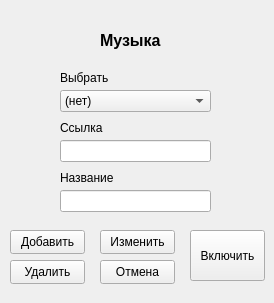
<?xml version="1.0" encoding="UTF-8"?>
<ui version="4.0">
 <class>Form</class>
 <widget class="QWidget" name="Form">
  <property name="geometry">
   <rect>
    <x>0</x>
    <y>0</y>
    <width>274</width>
    <height>303</height>
   </rect>
  </property>
  <property name="windowTitle">
   <string>Form</string>
  </property>
  <widget class="QLabel" name="label">
   <property name="geometry">
    <rect>
     <x>100</x>
     <y>30</y>
     <width>71</width>
     <height>21</height>
    </rect>
   </property>
   <property name="font">
    <font>
     <pointsize>12</pointsize>
     <bold>true</bold>
    </font>
   </property>
   <property name="text">
    <string>Музыка</string>
   </property>
  </widget>
  <widget class="QComboBox" name="cb_music">
   <property name="geometry">
    <rect>
     <x>60</x>
     <y>90</y>
     <width>151</width>
     <height>22</height>
    </rect>
   </property>
   <item>
    <property name="text">
     <string>(нет)</string>
    </property>
   </item>
  </widget>
  <widget class="QLineEdit" name="add_link">
   <property name="geometry">
    <rect>
     <x>60</x>
     <y>140</y>
     <width>151</width>
     <height>22</height>
    </rect>
   </property>
  </widget>
  <widget class="QLabel" name="label_2">
   <property name="geometry">
    <rect>
     <x>60</x>
     <y>70</y>
     <width>49</width>
     <height>16</height>
    </rect>
   </property>
   <property name="text">
    <string>Выбрать</string>
   </property>
  </widget>
  <widget class="QLabel" name="label_3">
   <property name="geometry">
    <rect>
     <x>60</x>
     <y>120</y>
     <width>61</width>
     <height>16</height>
    </rect>
   </property>
   <property name="text">
    <string>Ссылка</string>
   </property>
  </widget>
  <widget class="QPushButton" name="b_ok">
   <property name="geometry">
    <rect>
     <x>190</x>
     <y>230</y>
     <width>75</width>
     <height>51</height>
    </rect>
   </property>
   <property name="text">
    <string>Включить</string>
   </property>
  </widget>
  <widget class="QPushButton" name="b_add">
   <property name="geometry">
    <rect>
     <x>10</x>
     <y>230</y>
     <width>75</width>
     <height>24</height>
    </rect>
   </property>
   <property name="text">
    <string>Добавить</string>
   </property>
  </widget>
  <widget class="QPushButton" name="b_cancel">
   <property name="geometry">
    <rect>
     <x>100</x>
     <y>260</y>
     <width>75</width>
     <height>24</height>
    </rect>
   </property>
   <property name="text">
    <string>Отмена</string>
   </property>
  </widget>
  <widget class="QLineEdit" name="name">
   <property name="geometry">
    <rect>
     <x>60</x>
     <y>190</y>
     <width>151</width>
     <height>22</height>
    </rect>
   </property>
  </widget>
  <widget class="QLabel" name="label_4">
   <property name="geometry">
    <rect>
     <x>60</x>
     <y>170</y>
     <width>61</width>
     <height>16</height>
    </rect>
   </property>
   <property name="text">
    <string>Название</string>
   </property>
  </widget>
  <widget class="QPushButton" name="b_kill">
   <property name="geometry">
    <rect>
     <x>10</x>
     <y>260</y>
     <width>75</width>
     <height>24</height>
    </rect>
   </property>
   <property name="text">
    <string>Удалить</string>
   </property>
  </widget>
  <widget class="QPushButton" name="b_change">
   <property name="geometry">
    <rect>
     <x>100</x>
     <y>230</y>
     <width>75</width>
     <height>24</height>
    </rect>
   </property>
   <property name="text">
    <string>Изменить</string>
   </property>
  </widget>
 </widget>
 <resources/>
 <connections/>
</ui>
